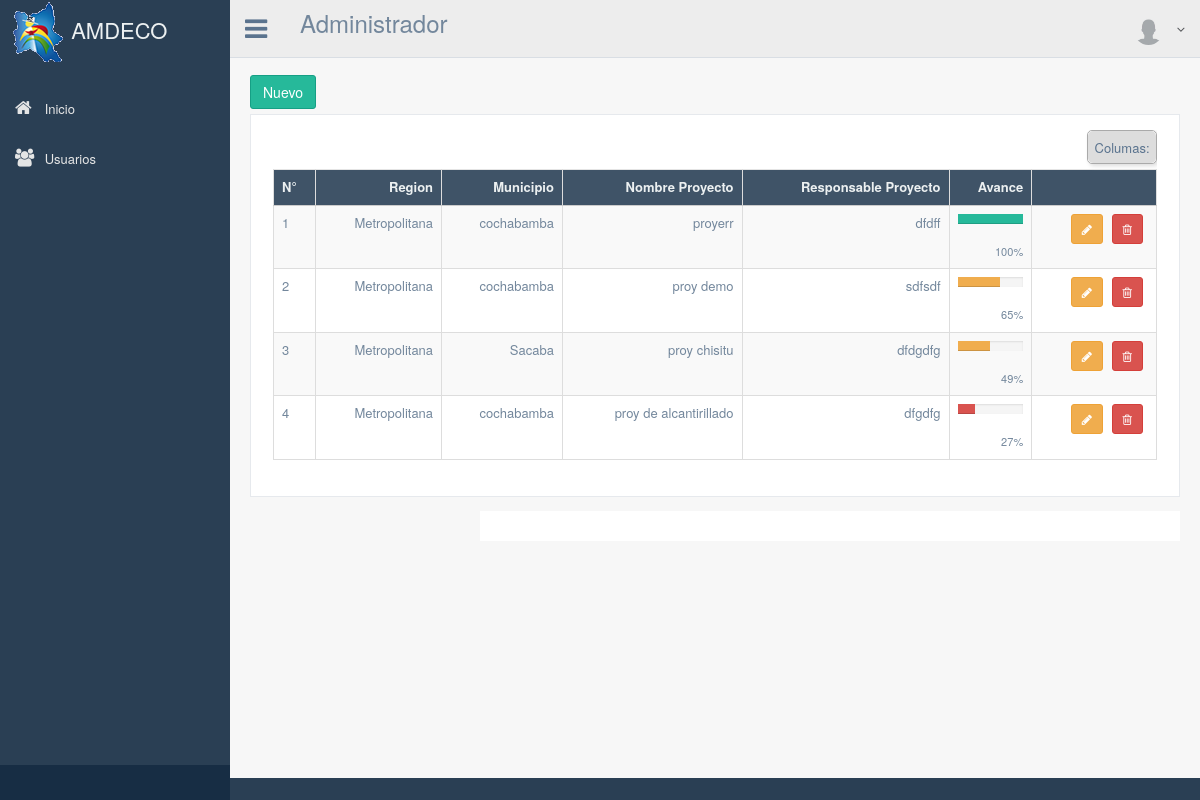
The app's page /lista_finanzas/, older data.
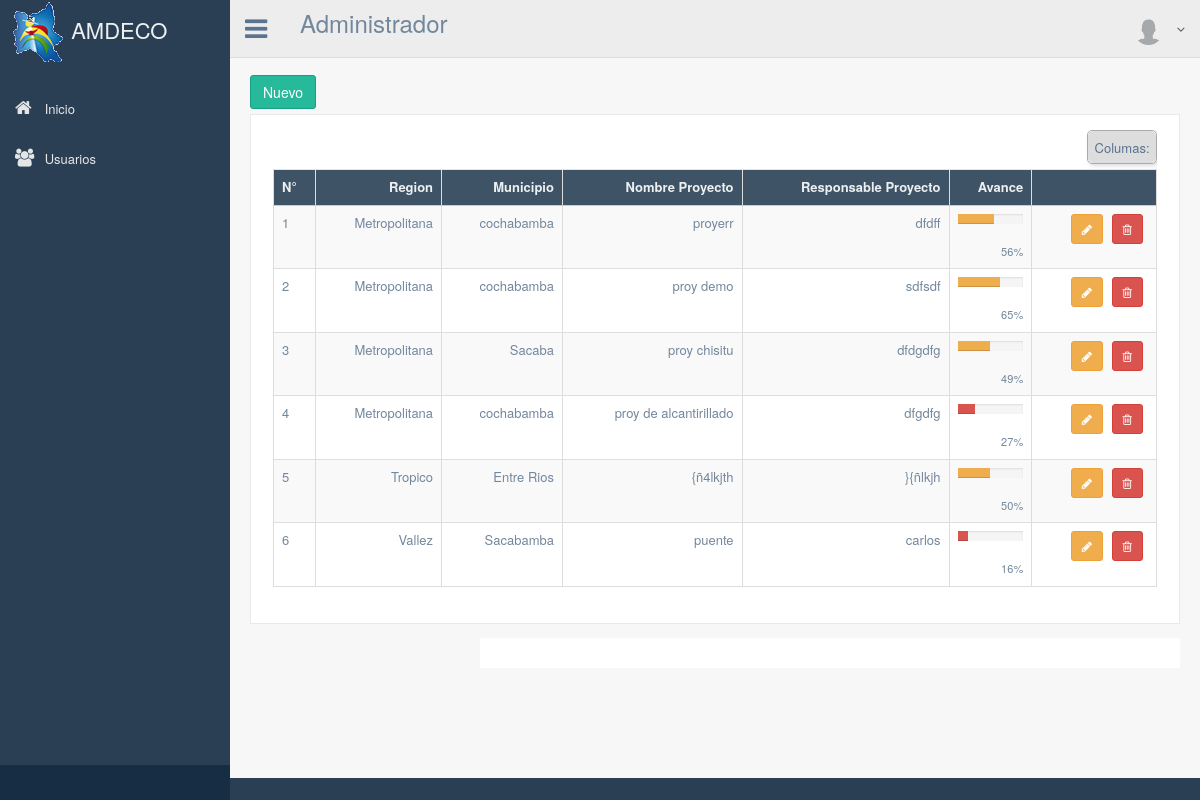
The same page, newer data.
### apps/finanzas/models.py (models this page shows, shortened)
class proyectoFinanzas(models.Model):
	codigo = models.CharField(max_length=200)
	nombre_proyecto = models.CharField(max_length=200)
	region = models.CharField(max_length=200)
	municipio = models.CharField(max_length=200)
	responsable_proyecto = models.CharField(max_length=200)
	fecha_inicio = models.DateField(null=True, blank=True)
	fecha_conclucion = models.DateField(null=True, blank=True)
	objetivo = models.CharField(max_length=200)
	avance = models.IntegerField(null=True, blank=True)

### apps/finanzas/views.py (the view)
# urls.py: url(r'^lista_finanzas/$', 'apps.finanzas.views.listadoFinanzas', name='lista_finanzas'),
def listadoFinanzas(request):
    print request.user.pk
    proyectos = proyectoFinanzas.objects.all()
    variables = RequestContext(request, {'proyectos': proyectos})
    return render_to_response('finanzas/listado_finanzas.html', variables)

### templates/finanzas/listado_finanzas.html (shortened to what the changed rows need)
{% extends "base.html" %}
{% block contenido %}
{% load permission_tags %}
        <div class="right_col" role="main">
          <div class="">
            <div class="row">
              <div class="col-md-12 col-sm-12 col-xs-12">
                <div class="x_panel">
                  <div class="x_content">
                    <div class="table-responsive">
                      <table id="" class="table table-striped table-bordered jambo_table mediaTable" cellspacing="0" width="100%">
                        <thead>
                          <tr>
                            <th class="essential persist">N°</th>
                            <th class="oculto">Region</th>
                            <th>Municipio</th>
                            <th>Nombre Proyecto</th>
                            <th>Responsable Proyecto</th>
                            <th>Avance</th>
                            <th class="essential persist"></th>
                          </tr>
                        </thead>
                        <tbody>
                          {% for convenios in proyectos %}
                              <tr>
                                <td>{{forloop.counter}}</td>
                                <td>
                                  {% if convenios.region == '1' %}
                                    Metropolitana
                                  {% endif %}
                                  {% if convenios.region == '2' %}
                                    Vallez
                                  {% endif %}
                                  {% if convenios.region == '3' %}
                                    Tropico
                                  {% endif %}
                                </td>
                                <td>{{ convenios.municipio}}</td>
                                <td>{{ convenios.nombre_proyecto}}</td>
                                <td>{{ convenios.responsable_proyecto}}</td>
                                <td>
                                    <div class="progress progress_sm">
                                      <div class="progress-bar
                                      {% if convenios.avance > 0 and convenios.avance < 35 %}
                                        progress-bar-danger
                                      {% elif convenios.avance > 35 and  convenios.avance < 80  %}
                                        progress-bar-warning
                                      {% elif convenios.avance > 80 and convenios.avance <= 100 %}
                                        progress-bar-success
                                      {% else %}
                                        progress-bar-success
                                      {% endif%}
                                      " role="progressbar"
                                       data-transitiongoal='{{convenios.avance}}}'     >
                                      </div>
                                    </div>
                                    <small>{{convenios.avance}}% </small>
                                </td>
                                <td>
                                  {% if user|has_role:'jefe_area' %}
                                  <a href="/editar_trabajo/{{convenios.pk}}" class="btn btn-warning btn-sm" data-toggle="tooltip" data-original-title="Editar" ><i class="fa fa-pencil"></i></a>
                                  {%endif%}
                                  {% if user|has_role:'jefe_area' %}
                                  <a  class="btn btn-danger btn-sm" data-toggle="modal" data-original-title="Eliminar"  data-target=".modal-{{ convenios.pk}}"><i class="fa fa-trash-o"></i> </a>
                                  {%endif%}
                                </td>
                              </tr>
                          {% endfor %}
                        </tbody>
                      </table>
                    </div>
                  </div>
              </div>
            </div>
          </div>
        </div>
{% endblock %}

Row changes from the older to the newer data that the page shows:
changed proyectoFinanzas "proyerr": avance "100" → "56"
added proyectoFinanzas: region "Tropico", municipio "Entre Rios", nombre_proyecto "{ñ4lkjth", responsable_proyecto "}{ñlkjh", avance "50"
added proyectoFinanzas: region "Vallez", municipio "Sacabamba", nombre_proyecto "puente", responsable_proyecto "carlos", avance "16"
